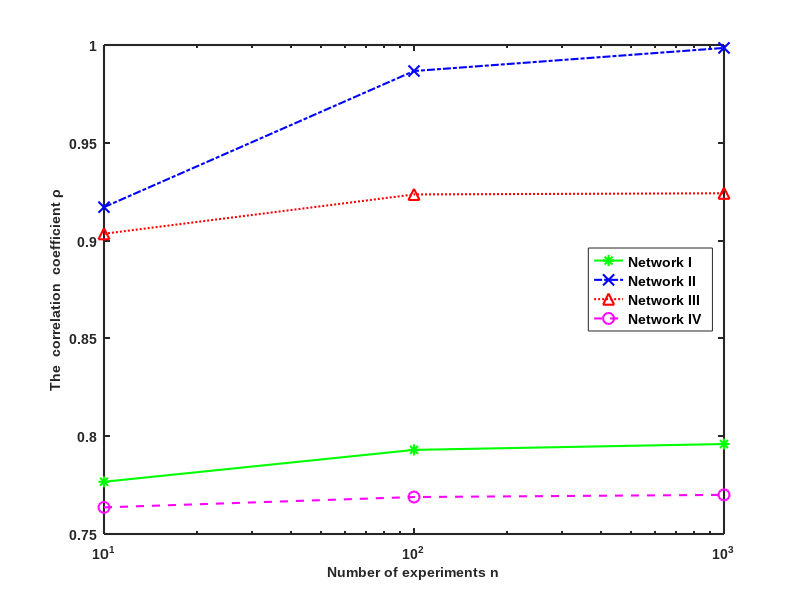

Source code (MATLAB): (Note: this script raises an error after producing the figure.)
clear;
clc;
x=[ 10, 100, 1000]
y1=[0.7767,0.7930,0.7960]
y2=[0.9171,0.9867,0.9985]
y3=[0.9035,0.9236,0.9242]
y4=[0.7636,0.7689,0.77]

semilogx(x,y1,'g-*','LineWidth',1.5,'markersize',8) % probability
hold on
semilogx(x,y2,'b-.x','LineWidth',1.5,'markersize',8) % probability
hold on
semilogx(x,y3,'r:^','LineWidth',1.5,'markersize',8) % probability
hold on
semilogx(x,y4,'m--o','LineWidth',1.5,'markersize',8) % probability
%set(gca, 'YLim',[0.975 1]); 
%axis=([0 100  0.975 1]);
xlabel('Number of experiments n','FontName','Arial','FontSize',10,'FontWeight','Bold');
ylabel('The  correlation  coefficient \rho','FontName','Arial','FontSize',10,'FontWeight','Bold');
%set(gca, 'LineWidth', 1.5);
legend('Network I','Network II','Network III ','Network IV ','FontName','Arial','FontSize',10,'FontWeight','Bold','Location', 'East' ) 

set(gca,'LineWidth', 1.5,'FontName','Arial','FontSize',10,'FontWeight','Bold')

export_fig pr.eps -painters -transparent